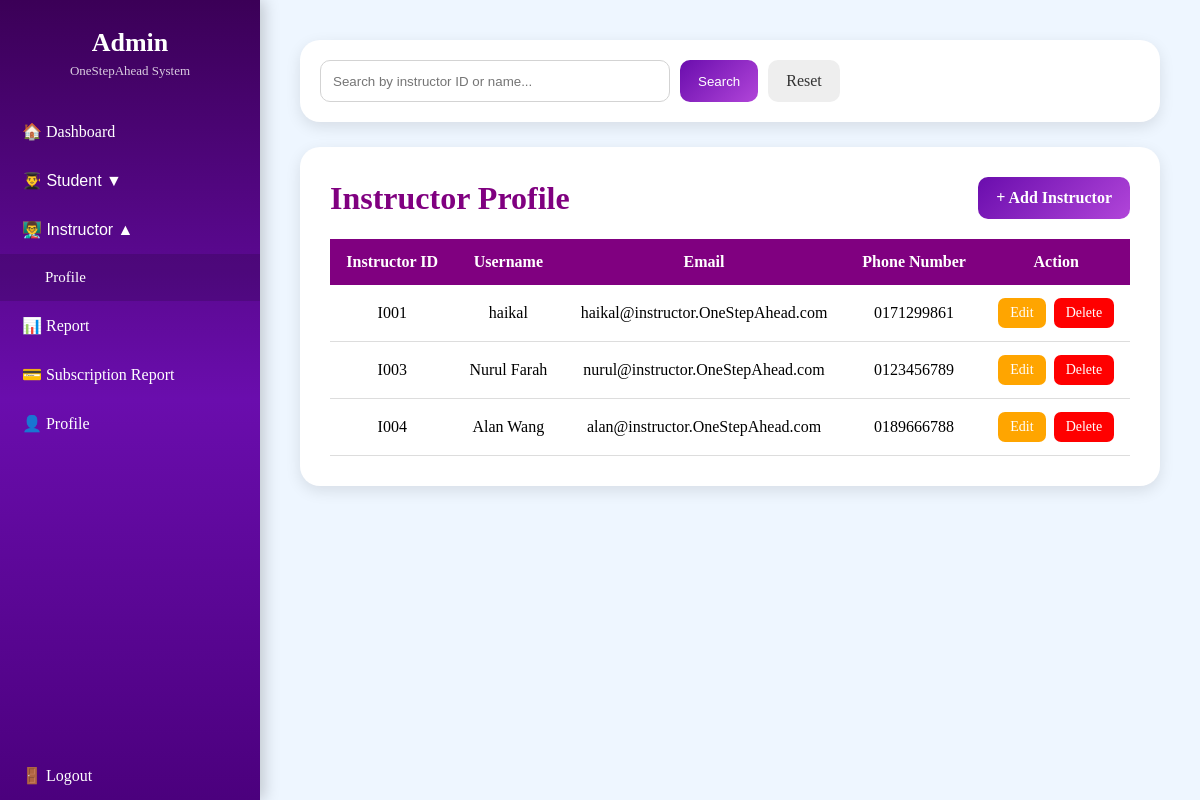
The page /i_profile.php on the database its author committed.
### tables this page shows
CREATE TABLE `users` (
  `user_id` int(11) NOT NULL,
  `user_code` varchar(10) DEFAULT NULL,
  `username` varchar(100) DEFAULT NULL,
  `email` varchar(100) DEFAULT NULL,
  `phone` varchar(20) DEFAULT NULL,
  `role` varchar(20) DEFAULT NULL,
  `standard` varchar(50) DEFAULT NULL,
  `password` varchar(255) DEFAULT NULL,
  `avatar` varchar(100) DEFAULT 'avatar.jpg',
  `created_at` timestamp NOT NULL DEFAULT current_timestamp(),
  `subject_taught` varchar(50) DEFAULT NULL
);

### i_profile.php (the view, shortened to what this page needs)
<?php
include "db.php";
$search = "";
$sql =
"SELECT *
FROM users
WHERE role='Instructor'
AND
(
    user_code LIKE '%$search%'
    OR username LIKE '%$search%'
)
ORDER BY user_code";
$result =
$conn->query($sql);
?>
<!DOCTYPE html>
<html>
<head>
</head>
<body>
<div class="sidebar">
    <div class="logo-box">
        <h2>Admin</h2>
        <p>OneStepAhead System</p>
    </div>
    <a href="A_home.php">🏠 Dashboard</a>
    <div class="dropdown">
        <button class="dropbtn" onclick="toggleStudent()">
            👨‍🎓 Student <span id="studentArrow">▼</span>
        </button>
    </div>
    <div class="dropdown">
        <button class="dropbtn" onclick="toggleInstructor()">
            👨‍🏫 Instructor <span id="instructorArrow">▼</span>
        </button>
        <div class="dropdown-content" id="instructorMenu">
            <a href="i_profile.php" class="active">
                Profile
            </a>
        </div>
    </div>
	<a href="report.php">📊 Report</a>
	<a href="subscription_report.php">💳 Subscription Report</a>
    <a href="a_profile.php">👤 Profile</a>
    <a href="login.php" class="logout">🚪 Logout</a>
</div>
<div class="main-content">
	<div class="search-box">
		<form method="GET">
			<input
			type="text"
			name="search"
			placeholder="Search by instructor ID or name..."
			value="<?php echo $search; ?>">
			<button type="submit">
				Search
			</button>
			<a href="i_profile.php" class="resetBtn">
				Reset
			</a>
		</form>
	</div>
    <div class="container">
        <div class="header-row">
            <h1>Instructor Profile</h1>
            <a href="add_instructor.php" class="addBtn">
                + Add Instructor
            </a>
        </div>
        <table>
            <tr>
                <th>Instructor ID</th>
                <th>Username</th>
                <th>Email</th>
                <th>Phone Number</th>
                <th>Action</th>
            </tr>
            <?php
            if($result->num_rows > 0)
            {
                while($row = $result->fetch_assoc())
                {
            ?>
            <tr>
                <td><?php echo $row['user_code']; ?></td>
                <td><?php echo $row['username']; ?></td>
                <td><?php echo $row['email']; ?></td>
                <td><?php echo $row['phone']; ?></td>
                <td>
                    <div class="action-box">
                        <a
                        class="editBtn"
                        href="edit_instructor.php?id=<?php echo $row['user_code']; ?>">
                            Edit
                        </a>
                        <a
                        class="deleteBtn"
                        href="delete_instructor.php?id=<?php echo $row['user_code']; ?>"
                        onclick="return confirm('Delete this instructor?')">
                            Delete
                        </a>
                    </div>
                </td>
            </tr>
            <?php
                }
            }
            ?>
        </table>
    </div>
</div>
</body>
</html>

### i_profile.php (style rules this page uses)
* { margin:0; padding:0; box-sizing:border-box; }
body { font-family: 'Comic Neue', cursive; background: #eef6ff; min-height: 100vh; display: flex; }
.sidebar { width:260px; height:100vh; background:linear-gradient(180deg,#3b0057,#6a0dad,#4b007d); position:fixed; left:0; top:0; display:flex; flex-direction:column; box-shadow:4px 0 15px rgba(0,0,0,0.2); }
.logo-box { color:white; text-align:center; padding:28px 20px; }
.logo-box h2 { font-size:26px; }
.logo-box p { font-size:13px; opacity:0.8; margin-top:5px; }
.sidebar a, .dropbtn { width:100%; display:block; padding:15px 22px; color:white; text-decoration:none; background:none; border:none; text-align:left; font-size:16px; cursor:pointer; transition:0.3s; }
.sidebar a:hover, .dropbtn:hover, .active { background:rgba(255,255,255,0.18); }
.dropdown-content { display:none; background:rgba(0,0,0,0.15); }
.dropdown-content a { padding-left:45px; font-size:15px; }
.logout { margin-top:auto; background:rgba(255,255,255,0.1); }
.main-content { margin-left:260px; width:calc(100% - 260px); padding:40px; }
.container { background:white; padding:30px; border-radius:20px; box-shadow:0 5px 15px rgba(0,0,0,0.1); }
.header-row { display:flex; justify-content:space-between; align-items:center; margin-bottom:20px; }
h1 { color:purple; }
.addBtn { background:linear-gradient(135deg,#6a0dad,#b145d9); color:white; padding:12px 18px; text-decoration:none; border-radius:10px; font-weight:bold; }
table { width:100%; border-collapse:collapse; margin-top:15px; }
th { background:purple; color:white; padding:14px; }
td { padding:13px; border-bottom:1px solid #ddd; text-align:center; }
.editBtn { background:orange; color:white; padding:7px 12px; text-decoration:none; border-radius:7px; font-size:14px; }
.deleteBtn { background:red; color:white; padding:7px 12px; text-decoration:none; border-radius:7px; font-size:14px; }
.action-box { display:flex; justify-content:center; gap:8px; }
.search-box { background:white; padding:20px; border-radius:20px; box-shadow:0 5px 15px rgba(0,0,0,0.1); margin-bottom:25px; }
.search-box form { display:flex; gap:10px; }
.search-box input { width:350px; padding:12px; border:1px solid lightgray; border-radius:10px; }
.search-box button { background:linear-gradient(135deg,#6a0dad,#b145d9); color:white; border:none; padding:12px 18px; border-radius:10px; cursor:pointer; }
.resetBtn { background:#eeeeee; color:#333; text-decoration:none; padding:12px 18px; border-radius:10px; }

### rows shown on the page
users: user_code "I001", username "haikal", email "haikal@instructor.OneStepAhead.com", phone "0171299861"
users: user_code "I003", username "Nurul Farah", email "nurul@instructor.OneStepAhead.com", phone "0123456789"
users: user_code "I004", username "Alan Wang", email "alan@instructor.OneStepAhead.com", phone "0189666788"
